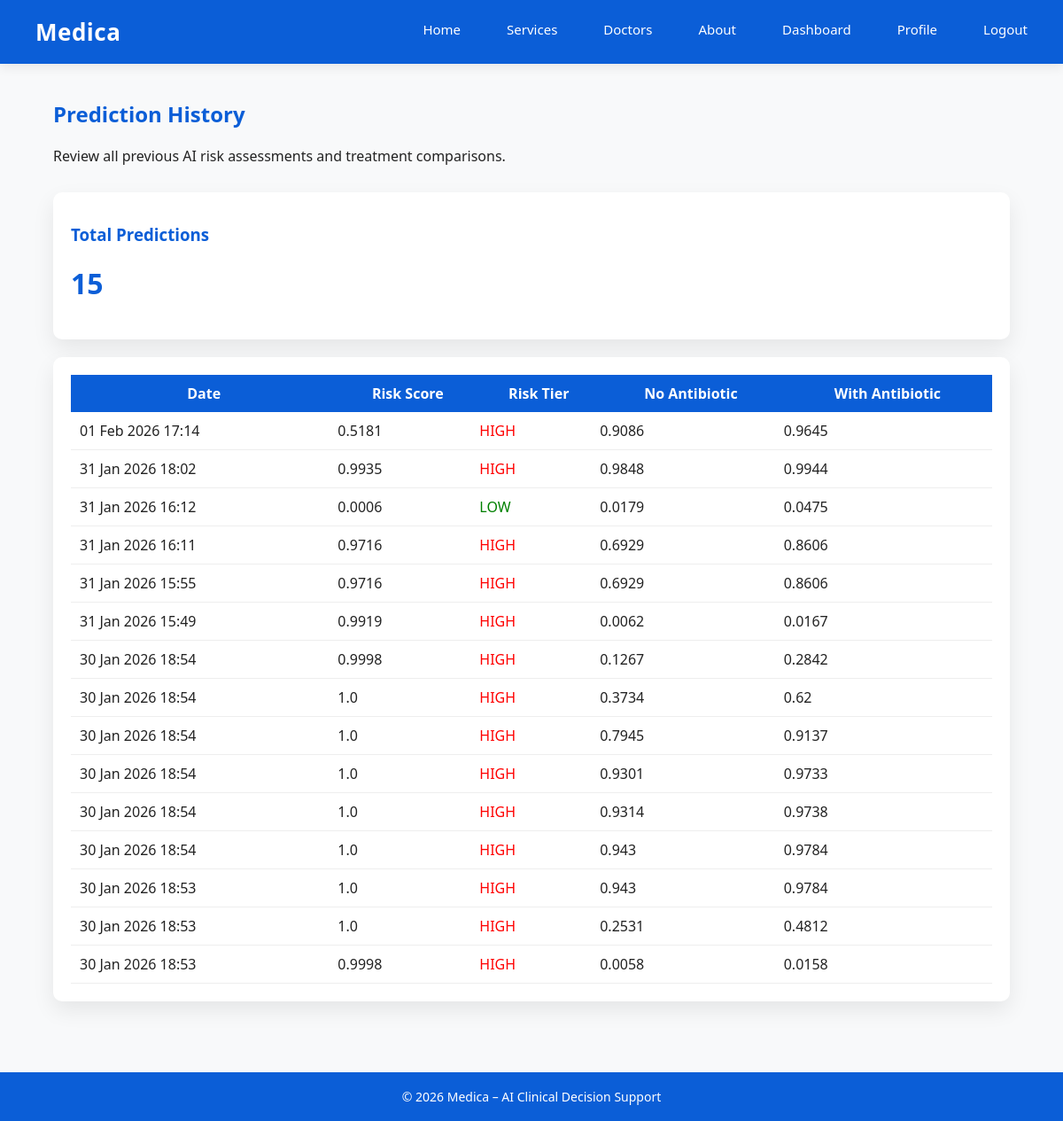
Page /user/history (signed in) on the earlier database version.
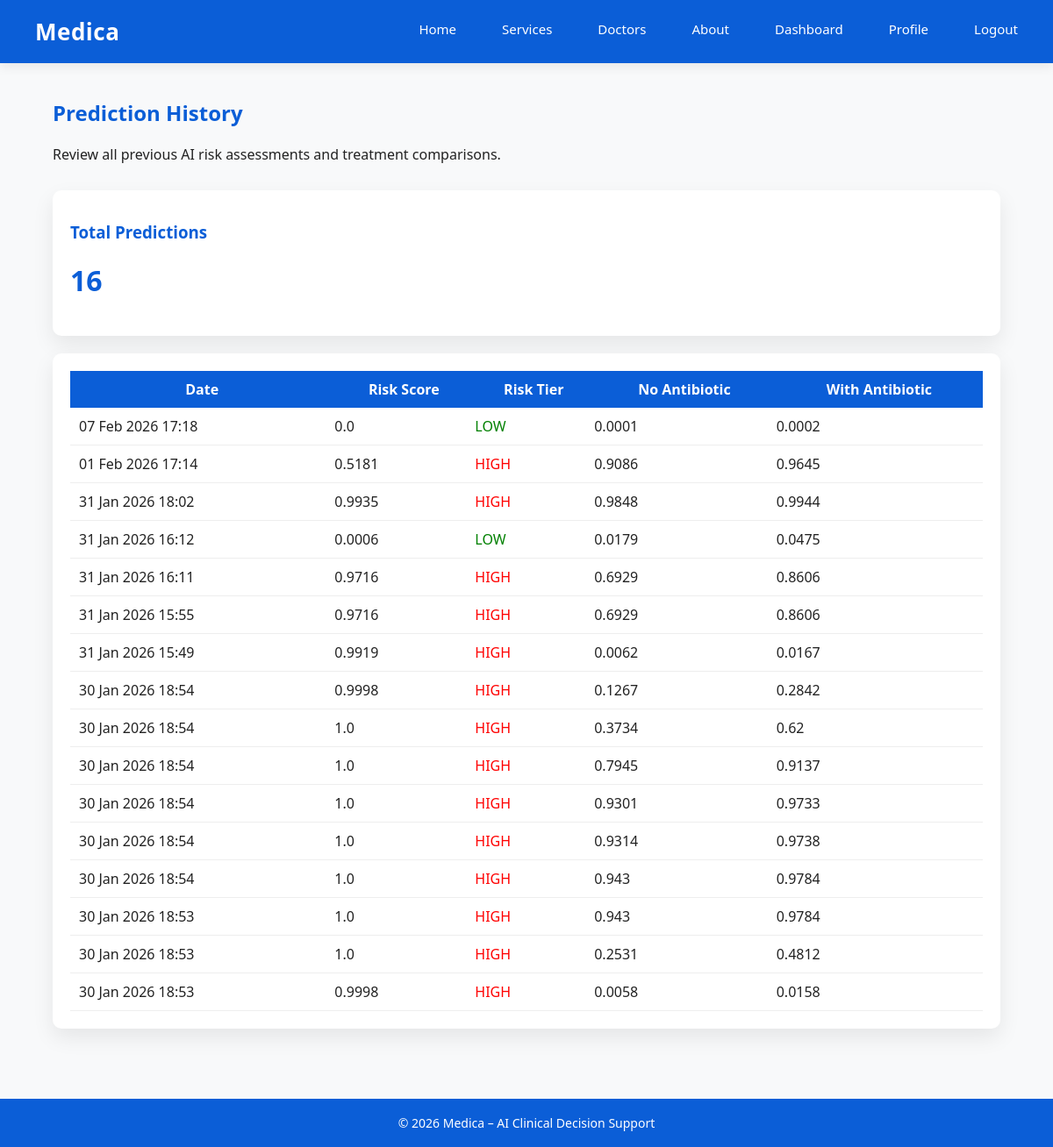
Same page on the later database version.
### backend/models/prediction_history.py (models this page shows)
class PredictionHistory(db.Model):
    __tablename__ = "prediction_history"
    id = db.Column(db.Integer, primary_key=True)
    user_id = db.Column(
        db.Integer,
        db.ForeignKey("users.id"),
        nullable=False
    )
    risk_score = db.Column(db.Float, nullable=False)
    risk_tier = db.Column(db.String(20), nullable=False)
    risk_no_antibiotic = db.Column(db.Float, nullable=False)
    risk_with_antibiotic = db.Column(db.Float, nullable=False)
    created_at = db.Column(
        db.DateTime,
        default=datetime.utcnow
    )

### backend/routes/user.py (the view)
@user_bp.route("/history")
def history():
    if session.get("role") != "user":
        return redirect(url_for("auth.login_choice"))
    records = PredictionHistory.query.filter_by(
        user_id=session["user_id"]
    ).order_by(PredictionHistory.created_at.desc()).all()
    total_predictions = len(records)
    return render_template(
        "user/history.html",
        records=records,
        total_predictions=total_predictions
    )

### frontend/templates/user/history.html (shortened to what this page needs)
<!DOCTYPE html>
<html>
<head>
  <link rel="stylesheet" href="/static/css/style.css">
</head>
<body>
{% include "layout/header.html" %}
<div class="dashboard-container">
  <div class="dashboard-header">
    <h2>Prediction History</h2>
    <p>
      Review all previous AI risk assessments and treatment comparisons.
    </p>
  </div>
  <div class="dashboard-card" style="margin-bottom:20px;">
    <h3>Total Predictions</h3>
    <h1 style="color:#0b5ed7">{{ total_predictions }}</h1>
  </div>
  <div class="dashboard-card">
    {% if records %}
    <table style="width:100%; border-collapse: collapse;">
      <thead>
        <tr style="background:#0b5ed7; color:white;">
          <th style="padding:10px;">Date</th>
          <th>Risk Score</th>
          <th>Risk Tier</th>
          <th>No Antibiotic</th>
          <th>With Antibiotic</th>
        </tr>
      </thead>
      <tbody>
        {% for r in records %}
        <tr style="border-bottom:1px solid #eee;">
          <td style="padding:10px;">
            {{ r.created_at.strftime("%d %b %Y %H:%M") }}
          </td>
          <td>{{ r.risk_score }}</td>
          <td>
            {% if r.risk_tier == "HIGH" %}
              <span style="color:red;">{{ r.risk_tier }}</span>
            {% elif r.risk_tier == "MODERATE" %}
              <span style="color:orange;">{{ r.risk_tier }}</span>
            {% else %}
              <span style="color:green;">{{ r.risk_tier }}</span>
            {% endif %}
          </td>
          <td>{{ r.risk_no_antibiotic }}</td>
          <td>{{ r.risk_with_antibiotic }}</td>
        </tr>
        {% endfor %}
      </tbody>
    </table>
    {% else %}
      <p>No predictions found.</p>
    {% endif %}
  </div>
</div>
<footer>
  © 2026 Medica – AI Clinical Decision Support
</footer>
</body>
</html>

### frontend/templates/layout/header.html
<header class="main-header">
  <div class="logo">
    <a href="/">Medica</a>
  </div>
  <nav class="nav-links">
    <a href="/">Home</a>
    <a href="/services">Services</a>
    <a href="/doctors">Doctors</a>
    <a href="/about">About</a>
    {% if session.get("role") == "admin" %}
      <a href="/admin/dashboard">Dashboard</a>
      <a href="/auth/logout">Logout</a>
    {% elif session.get("role") == "user" %}
      <a href="/user/dashboard">Dashboard</a>
      <a href="/user/profile">Profile</a>
      <a href="/auth/logout">Logout</a>
    {% else %}
      <a href="/auth/login">Login</a>
    {% endif %}
  </nav>
</header>

### frontend/static/css/style.css (style rules this page uses)
body { margin: 0; font-family: "Segoe UI", Arial, sans-serif; background: #f8f9fa; color: #222; }
a { text-decoration: none; color: #0b5ed7; }
header { display: flex; align-items: center; justify-content: space-between; height: 64px; padding: 0 40px; background: #0b5ed7; }
header nav a { color: #ffffff; text-decoration: none; margin-left: 26px; font-size: 15px; font-weight: 500; }
footer { background: #0b5ed7; color: white; padding: 30px; text-align: center; margin-top: 60px; }
.dashboard-container { width: 90%; margin: 40px auto; }
.dashboard-header { margin-bottom: 30px; }
.dashboard-header h2 { color: #0b5ed7; }
.dashboard-card { background: #ffffff; border-radius: 10px; box-shadow: 0 10px 25px rgba(0,0,0,0.08); padding: 20px; transition: transform 0.2s ease; }
.dashboard-card h3 { margin-top: 15px; color: #0b5ed7; }
footer { margin-top: 80px; padding: 18px; background: #0b5ed7; color: #ffffff; text-align: center; font-size: 14px; }
.main-header { height: 64px; background: #0b5ed7; display: flex; align-items: center; justify-content: space-between; padding: 0 40px; box-shadow: 0 2px 10px rgba(0,0,0,0.1); }
.main-header { background: #0b5ed7; height: 72px; display: flex; align-items: center; box-shadow: 0 4px 12px rgba(0,0,0,0.08); }
.logo a { font-size: 26px; font-weight: 700; color: #ffffff; text-decoration: none; letter-spacing: 0.5px; }
.nav-links { display: flex; align-items: center; gap: 26px; }
.nav-links a { color: #ffffff; text-decoration: none; font-size: 15px; font-weight: 500; padding-bottom: 4px; border-bottom: 2px solid transparent; transition: all 0.2s ease; }

Differences in the rows shown:
added PredictionHistory: created_at "07 Feb 2026 17:18", risk_score "0.0", risk_tier "LOW", risk_no_antibiotic "0.0001", risk_with_antibiotic "0.0002"
Other differences:
{{ total_predictions }}: "15" → "16"
